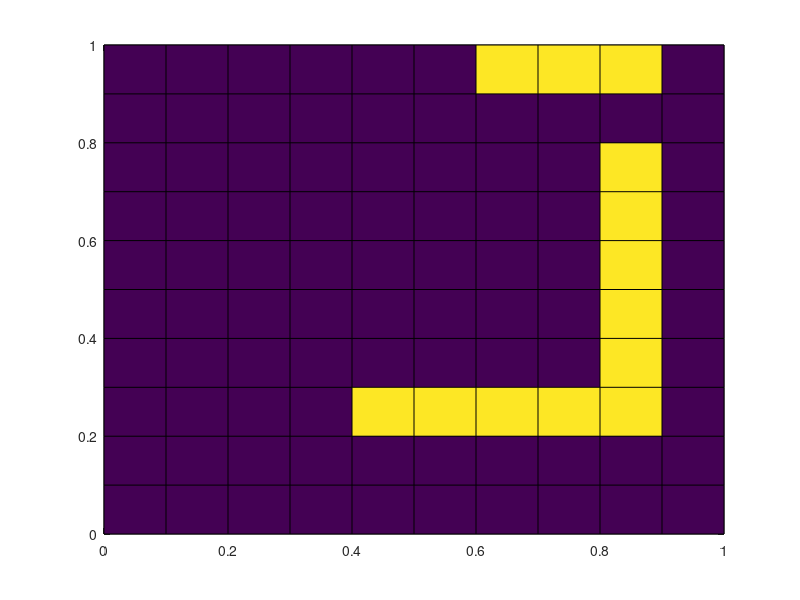

MATLAB code to generate this figure:
% Matlab Practical 10
% Zach Vig

clear;
close all;

x = [0.1; 0.6; 0.2; 0.5; 1.4; 2.3; 1.7; 1.3];
y = [0.3; 1.06; 0.44; 1.05; 2.92; 4.47; 3.38; 2.5];

%q1.1
figure(1);
plot(x,y,'k+');

%q1.2
A = cat(2,x,ones(length(x),1));
m = [2,0; 0,1];

%q1.3
Cd = diag([0.1,0.1,0.1,0.1,0.1,0.1,0.1,0.1]);

%q1.4
m = ((A' * (Cd\A)) \ A') * (Cd \ y);


%q2.1
load('Data_for_Practical_10.mat');
pcolor(X,Y,Z);
